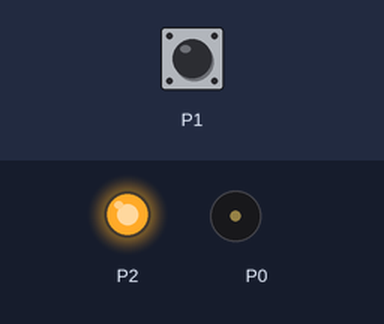
The program below on a simulated BBC micro:bit (MakeCode). Shown: output pins drawn as LEDs (lit = HIGH), buzzer (waves = sounding). The test bench sets the inputs (shaded band); at power-on: P1 LOW.

Above: at 1.2 s.
1.3 s: P1 pulled HIGH for 2.35 s
At 2.4 s:
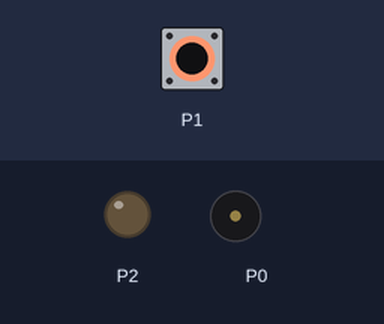
At 4.4 s:
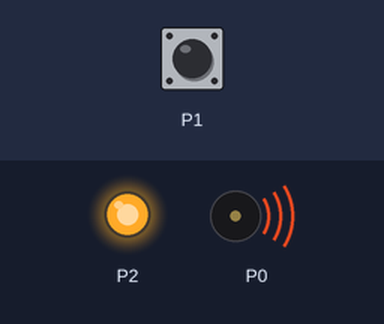
Timing chart, 0 to 11.5 s (numbered marks = the images above; inputs shaded):
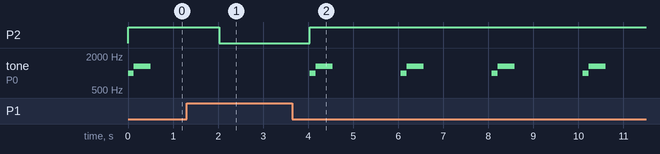

The program:

main.ts
```typescript
basic.forever(function () {
    if (pins.digitalReadPin(DigitalPin.P1) < 1) {
        pins.digitalWritePin(DigitalPin.P2, 1)
        music.startMelody(music.builtInMelody(Melodies.BaDing), MelodyOptions.Once)
        basic.pause(2000)
    } else {
        pins.digitalWritePin(DigitalPin.P2, 0)
        basic.pause(2000)
    }
})
```

test.ts
```typescript
// Tady jsou testy. Při použití tohoto balíčku jako rozšíření nebude zkompilováno.
```

Measured:
- after the input at 1.3 s, P2: HIGH → LOW after 0.72 s, → HIGH 2.0 s later
- by itself, tone on P0: repeats every 2.0 s: 1319 Hz 0.38 s, silent 1.5 s, 988 Hz 0.13 s
